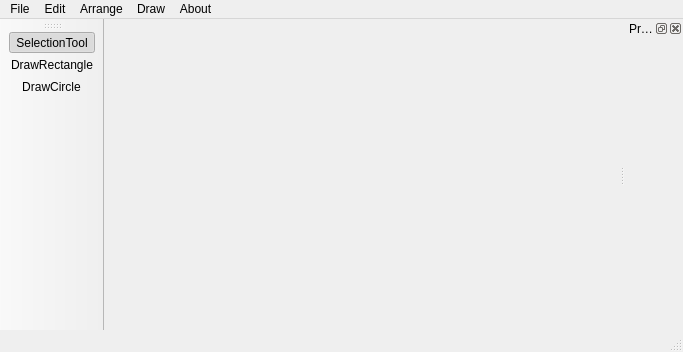
<?xml version="1.0" encoding="UTF-8"?>
<ui version="4.0">
 <class>MainWindow</class>
 <widget class="QMainWindow" name="MainWindow">
  <property name="geometry">
   <rect>
    <x>0</x>
    <y>0</y>
    <width>683</width>
    <height>352</height>
   </rect>
  </property>
  <property name="focusPolicy">
   <enum>Qt::ClickFocus</enum>
  </property>
  <property name="windowTitle">
   <string>Drawing App</string>
  </property>
  <widget class="QWidget" name="centralWidget"/>
  <widget class="QMenuBar" name="menuBar">
   <property name="geometry">
    <rect>
     <x>0</x>
     <y>0</y>
     <width>683</width>
     <height>23</height>
    </rect>
   </property>
   <widget class="QMenu" name="menuFile">
    <property name="title">
     <string>File</string>
    </property>
    <addaction name="actionNew"/>
    <addaction name="actionOpen"/>
    <addaction name="actionSave"/>
    <addaction name="actionSave_As"/>
    <addaction name="actionExit"/>
   </widget>
   <widget class="QMenu" name="menuDraw">
    <property name="title">
     <string>Draw</string>
    </property>
    <addaction name="actionCircle"/>
    <addaction name="actionRectangle"/>
    <addaction name="actionLine"/>
   </widget>
   <widget class="QMenu" name="menuEdit">
    <property name="title">
     <string>Edit</string>
    </property>
    <addaction name="actionUndo"/>
    <addaction name="actionRedo"/>
    <addaction name="separator"/>
    <addaction name="actionDelete"/>
   </widget>
   <widget class="QMenu" name="menuArrange">
    <property name="title">
     <string>Arrange</string>
    </property>
    <addaction name="actionBring_To_Front"/>
    <addaction name="actionSend_to_Back"/>
    <addaction name="actionBring_Forward"/>
    <addaction name="actionSend_Backward"/>
   </widget>
   <widget class="QMenu" name="menuAbout">
    <property name="title">
     <string>About</string>
    </property>
    <addaction name="actionAbout_me_3"/>
    <addaction name="actionAbout_Qt"/>
   </widget>
   <addaction name="menuFile"/>
   <addaction name="menuEdit"/>
   <addaction name="menuArrange"/>
   <addaction name="menuDraw"/>
   <addaction name="menuAbout"/>
  </widget>
  <widget class="QStatusBar" name="statusBar"/>
  <widget class="QToolBar" name="toolBar">
   <property name="focusPolicy">
    <enum>Qt::ClickFocus</enum>
   </property>
   <property name="windowTitle">
    <string>toolBar</string>
   </property>
   <property name="toolButtonStyle">
    <enum>Qt::ToolButtonIconOnly</enum>
   </property>
   <attribute name="toolBarArea">
    <enum>LeftToolBarArea</enum>
   </attribute>
   <attribute name="toolBarBreak">
    <bool>false</bool>
   </attribute>
   <addaction name="actionSelectionTool"/>
   <addaction name="actionDrawRectangle"/>
   <addaction name="actionDrawCircle"/>
  </widget>
  <widget class="QDockWidget" name="dockWidget">
   <property name="focusPolicy">
    <enum>Qt::ClickFocus</enum>
   </property>
   <property name="floating">
    <bool>false</bool>
   </property>
   <property name="windowTitle">
    <string>Properties</string>
   </property>
   <attribute name="dockWidgetArea">
    <number>2</number>
   </attribute>
   <widget class="QWidget" name="dockWidgetContents">
    <layout class="QVBoxLayout" name="verticalLayout_2">
     <item>
      <layout class="QFormLayout" name="VEProp"/>
     </item>
    </layout>
   </widget>
  </widget>
  <action name="actionCircle">
   <property name="icon">
    <iconset resource="resource.qrc">
     <normaloff>:/Icons/resource/CircleIcon.png</normaloff>:/Icons/resource/CircleIcon.png</iconset>
   </property>
   <property name="text">
    <string>Circle</string>
   </property>
   <property name="statusTip">
    <string>Draw a Circle</string>
   </property>
  </action>
  <action name="actionRectangle">
   <property name="icon">
    <iconset resource="resource.qrc">
     <normaloff>:/Icons/resource/RectangleIcon.png</normaloff>:/Icons/resource/RectangleIcon.png</iconset>
   </property>
   <property name="text">
    <string>Rectangle</string>
   </property>
   <property name="statusTip">
    <string/>
   </property>
  </action>
  <action name="actionLine">
   <property name="icon">
    <iconset resource="resource.qrc">
     <normaloff>:/Icons/resource/LineIcon.png</normaloff>:/Icons/resource/LineIcon.png</iconset>
   </property>
   <property name="text">
    <string>Line</string>
   </property>
  </action>
  <action name="actionDrawCircle">
   <property name="checkable">
    <bool>true</bool>
   </property>
   <property name="icon">
    <iconset resource="resource.qrc">
     <normaloff>:/Icons/resource/CircleIcon.png</normaloff>:/Icons/resource/CircleIcon.png</iconset>
   </property>
   <property name="text">
    <string>DrawCircle</string>
   </property>
   <property name="toolTip">
    <string>Draw Circle</string>
   </property>
   <property name="statusTip">
    <string>Click-drag to begin drawing; click on canvas to show Circle Draw Dialog</string>
   </property>
  </action>
  <action name="actionSelectionTool">
   <property name="checkable">
    <bool>true</bool>
   </property>
   <property name="checked">
    <bool>true</bool>
   </property>
   <property name="icon">
    <iconset resource="resource.qrc">
     <normaloff>:/Icons/resource/CursorIcon.png</normaloff>:/Icons/resource/CursorIcon.png</iconset>
   </property>
   <property name="text">
    <string>SelectionTool</string>
   </property>
   <property name="toolTip">
    <string>Selection Tool</string>
   </property>
   <property name="statusTip">
    <string>Click to select; Shift-Select for multiple select</string>
   </property>
  </action>
  <action name="actionDrawRectangle">
   <property name="checkable">
    <bool>true</bool>
   </property>
   <property name="icon">
    <iconset resource="resource.qrc">
     <normaloff>:/Icons/resource/RectangleIcon.png</normaloff>:/Icons/resource/RectangleIcon.png</iconset>
   </property>
   <property name="text">
    <string>DrawRectangle</string>
   </property>
   <property name="statusTip">
    <string>Click-drag to begin drawing; click on canvas to show Rectangle Draw Dialog</string>
   </property>
  </action>
  <action name="actionDrawLine">
   <property name="checkable">
    <bool>true</bool>
   </property>
   <property name="icon">
    <iconset resource="resource.qrc">
     <normaloff>:/Icons/resource/LineIcon.png</normaloff>:/Icons/resource/LineIcon.png</iconset>
   </property>
   <property name="text">
    <string>actionDrawLine</string>
   </property>
   <property name="toolTip">
    <string>Draw Line</string>
   </property>
   <property name="statusTip">
    <string>Click to draw 1st point, click again to finish it.</string>
   </property>
  </action>
  <action name="actionUndo">
   <property name="icon">
    <iconset resource="resource.qrc">
     <normaloff>:/Icons/resource/undo.png</normaloff>:/Icons/resource/undo.png</iconset>
   </property>
   <property name="text">
    <string>Undo</string>
   </property>
   <property name="shortcut">
    <string>Ctrl+Z</string>
   </property>
  </action>
  <action name="actionRedo">
   <property name="icon">
    <iconset resource="resource.qrc">
     <normaloff>:/Icons/resource/redo.png</normaloff>:/Icons/resource/redo.png</iconset>
   </property>
   <property name="text">
    <string>Redo</string>
   </property>
   <property name="shortcut">
    <string>Ctrl+Y</string>
   </property>
  </action>
  <action name="actionDelete">
   <property name="icon">
    <iconset resource="resource.qrc">
     <normaloff>:/Icons/resource/trash_can.png</normaloff>:/Icons/resource/trash_can.png</iconset>
   </property>
   <property name="text">
    <string>Delete</string>
   </property>
   <property name="shortcut">
    <string>Del</string>
   </property>
  </action>
  <action name="actionBring_To_Front">
   <property name="icon">
    <iconset resource="resource.qrc">
     <normaloff>:/Icons/resource/bringToFront.png</normaloff>:/Icons/resource/bringToFront.png</iconset>
   </property>
   <property name="text">
    <string>Bring to Front</string>
   </property>
  </action>
  <action name="actionSend_to_Back">
   <property name="icon">
    <iconset resource="resource.qrc">
     <normaloff>:/Icons/resource/sendToBack.png</normaloff>:/Icons/resource/sendToBack.png</iconset>
   </property>
   <property name="text">
    <string>Send to Back</string>
   </property>
  </action>
  <action name="actionBring_Forward">
   <property name="icon">
    <iconset resource="resource.qrc">
     <normaloff>:/Icons/resource/bringForward.png</normaloff>:/Icons/resource/bringForward.png</iconset>
   </property>
   <property name="text">
    <string>Bring Forward</string>
   </property>
   <property name="shortcut">
    <string>Ctrl+}</string>
   </property>
  </action>
  <action name="actionSend_Backward">
   <property name="icon">
    <iconset resource="resource.qrc">
     <normaloff>:/Icons/resource/sendBackward.png</normaloff>:/Icons/resource/sendBackward.png</iconset>
   </property>
   <property name="text">
    <string>Send Backward</string>
   </property>
   <property name="shortcut">
    <string>Ctrl+{</string>
   </property>
  </action>
  <action name="actionOpen">
   <property name="icon">
    <iconset resource="resource.qrc">
     <normaloff>:/Icons/resource/open.png</normaloff>:/Icons/resource/open.png</iconset>
   </property>
   <property name="text">
    <string>Open</string>
   </property>
   <property name="shortcut">
    <string>Ctrl+O</string>
   </property>
  </action>
  <action name="actionSave">
   <property name="icon">
    <iconset resource="resource.qrc">
     <normaloff>:/Icons/resource/save.png</normaloff>:/Icons/resource/save.png</iconset>
   </property>
   <property name="text">
    <string>Save</string>
   </property>
   <property name="shortcut">
    <string>Ctrl+S</string>
   </property>
  </action>
  <action name="actionSave_As">
   <property name="text">
    <string>Save As...</string>
   </property>
  </action>
  <action name="actionExit">
   <property name="text">
    <string>Exit</string>
   </property>
   <property name="shortcut">
    <string>Ctrl+Q</string>
   </property>
  </action>
  <action name="actionNew">
   <property name="icon">
    <iconset resource="resource.qrc">
     <normaloff>:/Icons/resource/new.png</normaloff>:/Icons/resource/new.png</iconset>
   </property>
   <property name="text">
    <string>New</string>
   </property>
   <property name="shortcut">
    <string>Ctrl+N</string>
   </property>
  </action>
  <action name="actionAbout_me_3">
   <property name="text">
    <string>About me :3</string>
   </property>
  </action>
  <action name="actionAbout_Qt">
   <property name="text">
    <string>About Qt...</string>
   </property>
  </action>
 </widget>
 <layoutdefault spacing="6" margin="11"/>
 <resources>
  <include location="resource.qrc"/>
 </resources>
 <connections/>
</ui>
